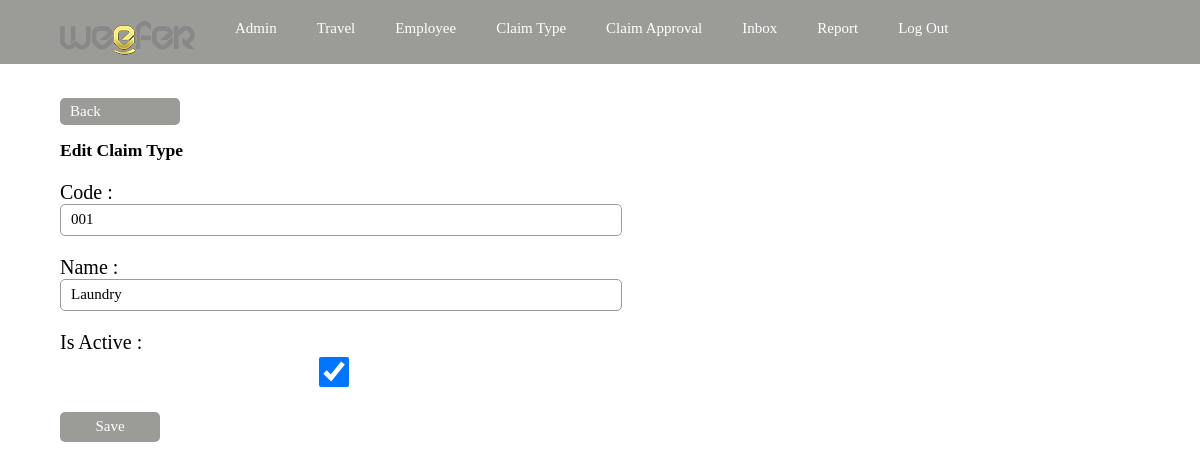
The page /claim/adminarea/editclaimtype.php?Id=3 (signed in) on the database its author committed.
### tables this page shows
CREATE TABLE `claimtype` (
  `Id` int(10) unsigned NOT NULL AUTO_INCREMENT,
  `Code` varchar(20) NOT NULL,
  `Name` varchar(50) NOT NULL,
  `IsActive` tinyint(1) NOT NULL,
  `LockField` int(10) unsigned DEFAULT NULL,
  PRIMARY KEY (`Id`),
  UNIQUE KEY `i_claimtype_code` (`Code`)
);

### claim/classes/ClaimType.php (called while the page is built, shortened)
<?php
class ClaimType extends BaseObject{
   public static function GetObjectByKey($mySQLi, $Id){
       if($result = $mySQLi->query("SELECT * FROM ".self::TABLENAME." WHERE Id = ".$mySQLi->real_escape_string($Id)." LIMIT 1")){
           if($row = $result->fetch_array()){
               $tmpClaimType = new ClaimType($mySQLi);
               $tmpClaimType->Id = $row['Id'];
               $tmpClaimType->Code = $row['Code'];
               $tmpClaimType->IsActive = $row['IsActive'];
               $tmpClaimType->Name = $row['Name'];
               $tmpClaimType->LockField = $row['LockField'];
               return $tmpClaimType;
           }
           else
           {
               return false;
           }
       }
       else
       {
           throw new InvalidQueryException;
       }
   }
}
?>

### claim/adminarea/editclaimtype.php (the view, shortened to what this page needs)
<?php
    include('header.php');
?>
<?php
include_once('../classes/ClaimType.php');
$Conn = Connection::get_DefaultConnection();
$ClaimType = ClaimType::GetObjectByKey($Conn, $_GET['Id']);
?>
<div class="view_data">
   <a class="backlink" href="viewclaimtype.php?Id=<?php echo $_GET['Id']; ?>">Back</a><br/><br/>
<h3>Edit Claim Type</h3>
<div class="form_add">
<form action="processeditclaimtype.php" method="POST" name="frmUpdateClaimType" id="frmUpdateClaimType">
    <div>Code : <br><input class="validate[required]" type="text" name="Code" value="<?php echo $ClaimType->Code; ?>" ></div>
    <div>Name : <br><input class="validate[required]" type="text" name="Name" value="<?php echo $ClaimType->Name; ?>" ></div>
    <div>Is Active : <br><input type="checkbox" name="IsActive"  <?php if($ClaimType->IsActive){echo "Checked";}else{echo "";} ?>></div>
   <input type="submit" value="Save">
</form>
</div>
</div>
<?php
    include('footer.php');
?>

### claim/adminarea/css/weefer_claim.css (style rules this page uses)
body { margin: 0; padding: 0; }
.form_add { font: 20px "Tahoma"; }
.form_add div { margin: 20px 0; }
.form_add input, .form_add select { width: 50%; height: 30px; border-radius: 5px; font: 15px "Tahoma"; padding: 0 10px; border: 1px solid #9B9B98; }
.form_add input[type=submit] { width: 100px; height: 30px; background: #9B9B98; border: none; border-radius: 5px; color: #FFF; }
.view_data { font: 15px "Tahoma"; padding: 20px 60px; }
.view_data a:link, .view_data a:visited { padding: 5px 10px; margin: 10px 5px 10px 0; display: block; width: 100px; float: left; background: #9B9B98; border: none; color: #FFF; text-decoration: none; border-radius: 5px; }

### rows shown on the page
claimtype: Code "001", Name "Laundry", IsActive "☑"
